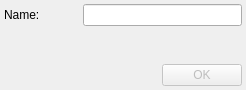
<?xml version="1.0" encoding="UTF-8"?>
<ui version="4.0">
 <class>addRenameDialogClass</class>
 <widget class="QDialog" name="addRenameDialogClass">
  <property name="geometry">
   <rect>
    <x>0</x>
    <y>0</y>
    <width>246</width>
    <height>90</height>
   </rect>
  </property>
  <property name="windowTitle">
   <string>addRenameDialog</string>
  </property>
  <layout class="QGridLayout">
   <property name="margin">
    <number>4</number>
   </property>
   <item row="0" column="0">
    <widget class="QLabel" name="label">
     <property name="text">
      <string>Name:</string>
     </property>
    </widget>
   </item>
   <item row="0" column="1" colspan="2">
    <widget class="QLineEdit" name="lineEdit">
     <property name="maxLength">
      <number>40</number>
     </property>
    </widget>
   </item>
   <item row="2" column="0" colspan="2">
    <spacer>
     <property name="orientation">
      <enum>Qt::Horizontal</enum>
     </property>
     <property name="sizeHint" stdset="0">
      <size>
       <width>121</width>
       <height>0</height>
      </size>
     </property>
    </spacer>
   </item>
   <item row="2" column="2">
    <widget class="QPushButton" name="pushButton">
     <property name="enabled">
      <bool>false</bool>
     </property>
     <property name="text">
      <string>OK</string>
     </property>
     <property name="icon">
      <iconset>
       <normaloff>:/icons/crystal_project/apply.png</normaloff>:/icons/crystal_project/apply.png</iconset>
     </property>
     <property name="shortcut">
      <string>Return</string>
     </property>
     <property name="default">
      <bool>true</bool>
     </property>
    </widget>
   </item>
   <item row="1" column="1">
    <spacer name="verticalSpacer">
     <property name="orientation">
      <enum>Qt::Vertical</enum>
     </property>
     <property name="sizeHint" stdset="0">
      <size>
       <width>20</width>
       <height>40</height>
      </size>
     </property>
    </spacer>
   </item>
  </layout>
 </widget>
 <layoutdefault spacing="6" margin="11"/>
 <resources>
  <include location="../../../qutim.qrc"/>
 </resources>
 <connections>
  <connection>
   <sender>pushButton</sender>
   <signal>clicked()</signal>
   <receiver>addRenameDialogClass</receiver>
   <slot>accept()</slot>
   <hints>
    <hint type="sourcelabel">
     <x>210</x>
     <y>57</y>
    </hint>
    <hint type="destinationlabel">
     <x>153</x>
     <y>69</y>
    </hint>
   </hints>
  </connection>
 </connections>
</ui>
